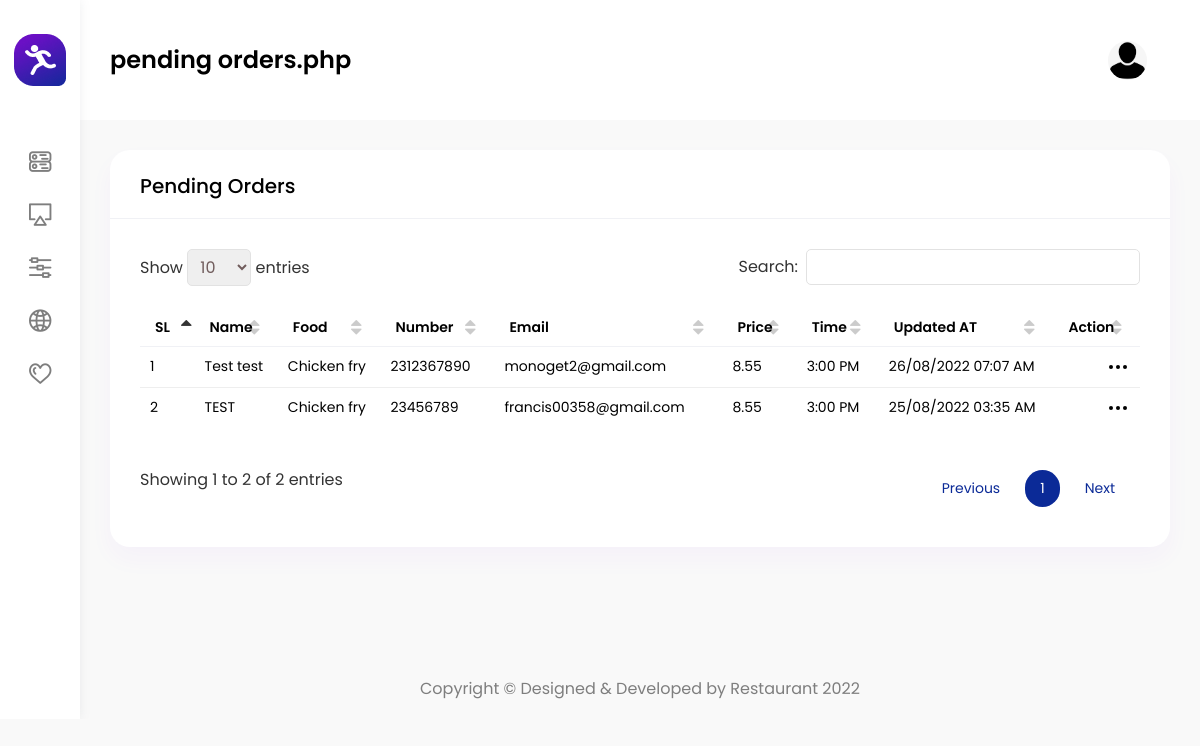
Page /admin/pending-orders.php on the earlier database version.
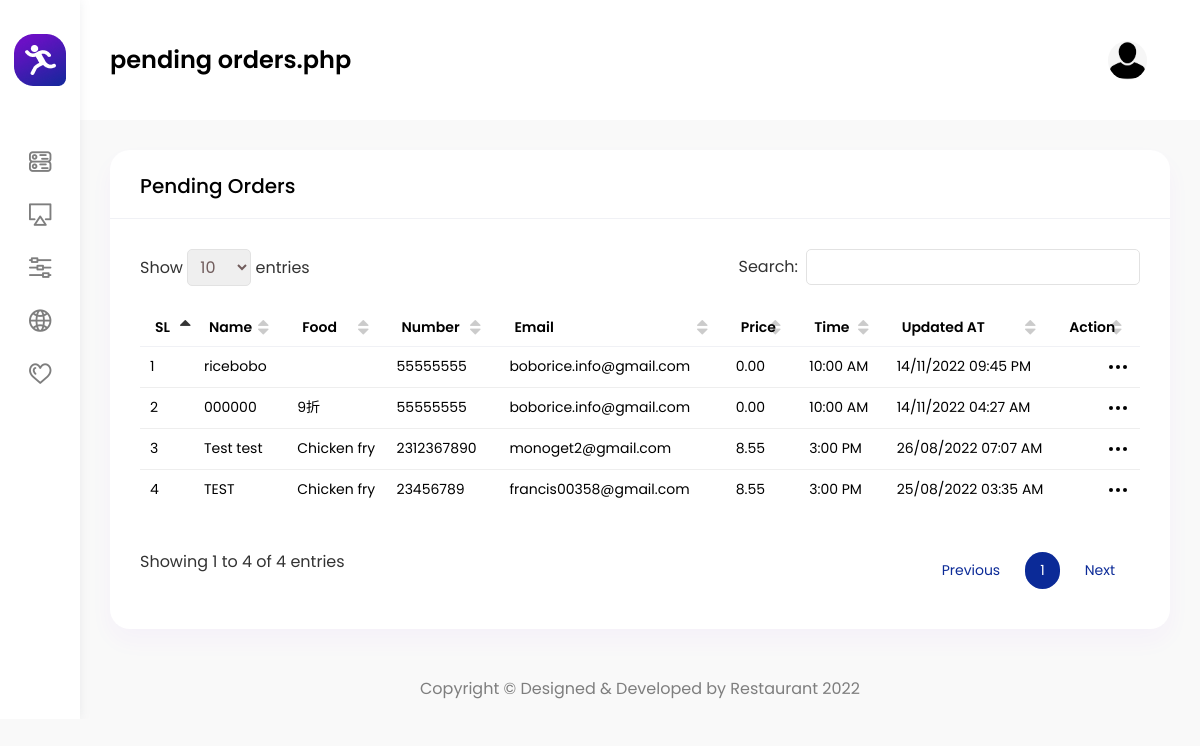
Same page on the later database version.
### tables this page shows
CREATE TABLE `order_detail` (
  `id` int(11) NOT NULL,
  `name` varchar(100) NOT NULL,
  `restaurant` varchar(100) NOT NULL,
  `food` varchar(100) NOT NULL,
  `code` varchar(8) NOT NULL,
  `date` varchar(20) NOT NULL,
  `time` varchar(20) NOT NULL,
  `seat_number` varchar(20) NOT NULL,
  `number` varchar(20) NOT NULL,
  `email` varchar(100) NOT NULL,
  `price` double(10,2) NOT NULL,
  `occasion` varchar(150) NOT NULL,
  `alergies` varchar(150) NOT NULL,
  `status` int(11) NOT NULL DEFAULT 0,
  `inserted_at` datetime NOT NULL,
  `updated_at` timestamp NOT NULL DEFAULT current_timestamp() ON UPDATE current_timestamp()
);

### admin/includes/dbController.php (called while the page is built, shortened)
<?php
class DBController {
    private $host = "localhost";
    private $user = "root";
    private $password = "";
    private $database = "restaurents";
    private $conn;
    function __construct() {
        $this->conn = $this->connectDB();
    }
    function connectDB() {
        $conn = mysqli_connect($this->host,$this->user,$this->password,$this->database);
        return $conn;
    }
    function runQuery($query) {
        $result = mysqli_query($this->conn,$query);
        while($row=mysqli_fetch_assoc($result)) {
            $resultset[] = $row;
        }
        if(!empty($resultset))
            return $resultset;
    }
    function numRows($query) {
        $result  = mysqli_query($this->conn,$query);
        $rowcount = mysqli_num_rows($result);
        return $rowcount;
    }
}

### admin/session.php (called while the page is built, shortened)
<?php
require_once("includes/dbController.php");
$db_handle = new DBController();
require_once("includes/send_report.php");

### admin/includes/send_report.php (called while the page is built, shortened)
<?php
$daily_report = $db_handle->runQuery("SELECT * FROM `daily_report` order by id desc");
$monthly_report = $db_handle->runQuery("SELECT * FROM `monthly_report` order by id desc");

### admin/pending-orders.php (the view, shortened to what the changed rows need)
<?php require_once('session.php') ?>
<!DOCTYPE html>
<html lang="en">
<head>
    <?php require_once('includes/css.php') ?>
</head>
<body>
<div id="main-wrapper">
    <div class="content-body">
        <div class="container-fluid">
            <div class="row">
                <div class="col-xl-12 col-xxl-12">
                    <div class="row">
                        <div class="col-12">
                            <div class="card">
                                <div class="card-body">
                                    <div class="table-responsive">
                                        <table id="example" class="display min-w850">
                                            <thead>
                                            <tr>
                                                <th>SL</th>
                                                <th>Name</th>
                                                <th>Food</th>
                                                <th>Number</th>
                                                <th>Email</th>
                                                <th>Price</th>
                                                <th>Time</th>
                                                <th>Updated AT</th>
                                                <th>Action</th>
                                            </tr>
                                            </thead>
                                            <tbody>
                                            <?php
                                            $order_data = $db_handle->runQuery("SELECT * FROM order_detail where status=0 order by id desc");
                                            $row_count = $db_handle->numRows("SELECT * FROM order_detail where status=0 order by id desc");
                                            for ($i = 0; $i < $row_count; $i++) {
                                                ?>
                                                <tr>
                                                    <td><?php echo $i + 1; ?></td>
                                                    <td><?php echo $order_data[$i]["name"]; ?></td>
                                                    <td><?php echo $order_data[$i]["food"]; ?></td>
                                                    <td><?php echo $order_data[$i]["number"]; ?></td>
                                                    <td><?php echo $order_data[$i]["email"]; ?></td>
                                                    <td><?php echo $order_data[$i]["price"]; ?></td>
                                                    <td><?php echo $order_data[$i]["time"]; ?></td>
                                                    <td>
                                                        <?php
                                                        $datetime = new DateTime($order_data[$i]["updated_at"]);
                                                        $la_time = new DateTimeZone('America/New_York');
                                                        $datetime->setTimezone($la_time);
                                                        echo $datetime->format('d/m/Y h:i A'); ?>
                                                    </td>
                                                    <td>
                                                        <div class="dropdown ml-auto text-right">
                                                            <div class="btn-link" data-toggle="dropdown">
                                                            </div>
                                                        </div>
                                                    </td>
                                                </tr>
                                                <?php
                                            }
                                            ?>
                                            </tbody>
                                        </table>
                                    </div>
                                </div>
                            </div>
                        </div>
                    </div>
                </div>
            </div>
        </div>
    </div>
</div>
</body>
</html>

Differences in the rows shown:
added order_detail: name "ricebobo", number "55555555", email "boborice.info@gmail.com", price "0.00", time "10:00 AM", updated_at "14/11/2022 09:45 PM"
added order_detail: name "000000", food "9折", number "55555555", email "boborice.info@gmail.com", price "0.00", time "10:00 AM", updated_at "14/11/2022 04:27 AM"
Other differences:
text written by a page script: "Show entries Search: Showing 1 to 2 of 2 entries Previous 1 Next" → "Show entries Search: Showing 1 to 4 of 4 entries Previous 1 Next"
